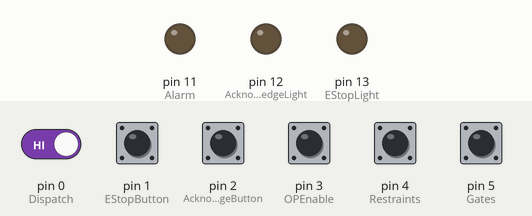
A sketch run on a simulated Arduino Leonardo, built with avr-gcc and run on an emulated ATmega32U4. On the bench: output pins drawn as LEDs (lit = HIGH). Dashed ring = blinking. The test bench sets the inputs (shaded band); at power-on: pin 0 (Dispatch), pin 1 (EStopButton), pin 2 (AcknowledgeButton), pin 3 (OPEnable), pin 4 (Restraints), pin 5 (Gates) HIGH. USB keyboard and mouse output is not drawn.

Above: at 1.2 s.
1.3 s: pin 1 (EStopButton) pulled LOW for 0.15 s
At 2.19 s:
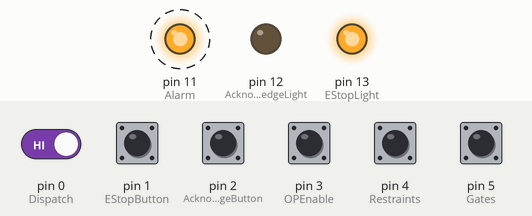
4.4 s: pin 2 (AcknowledgeButton) pulled LOW for 0.15 s
At 5.19 s:
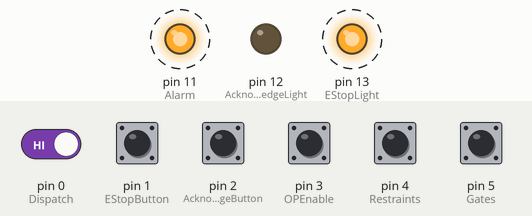
7.4 s: pin 0 (Dispatch) driven LOW and pin 2 (AcknowledgeButton) driven LOW
At 8.19 s:
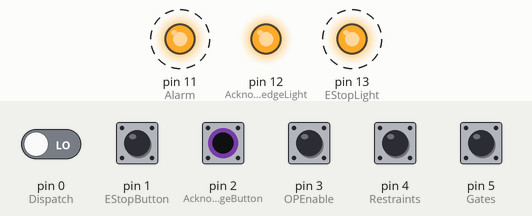
10.4 s: pin 2 (AcknowledgeButton) driven HIGH
At 11.6 s:
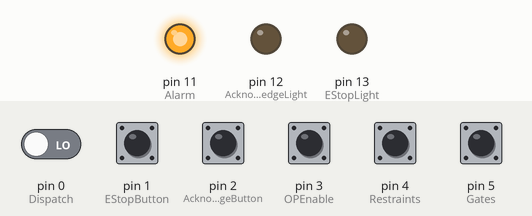
11.9 s: pin 2 (AcknowledgeButton) driven LOW
At 12.9 s:
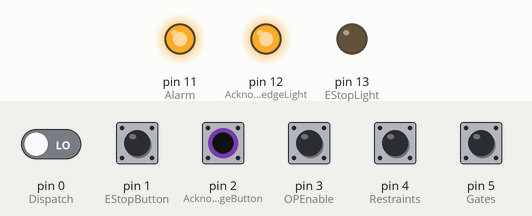
13.4 s: pin 1 (EStopButton) pulled LOW for 1 s
At 16.7 s:
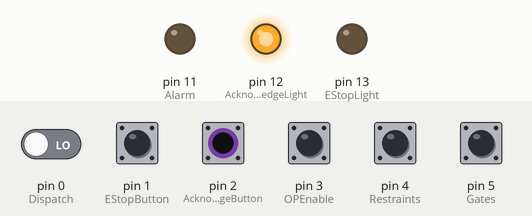
Timing chart, 0 to 17.9 s (numbered marks = the images above; inputs shaded):
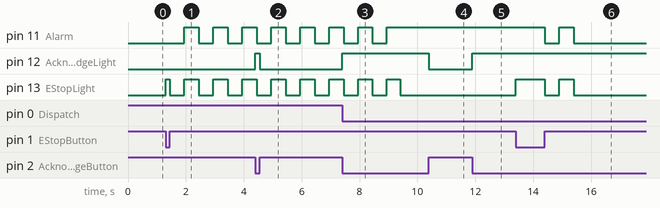

The sketch:

control_panel.ino
```cpp
#include <Keyboard.h>
const int Dispatch = 0;
int DispatchPOS = 0;
const int EStopButton = 1;
int EStopPOS = 0;
const int AcknowledgeButton = 2;
int ResetPOS = 0;
const int OPEnable = 3;
int OPEnablePOS = 0;
const int Restraints = 4;
int RestraintsPOS = 0;
const int Gates = 5;
int GatesPOS = 0;

const int AcknowledgeLight = 12;
const int EStopLight = 13;
const int Alarm = 11;

bool fault = false;
unsigned long resetTimerStart = 0;
unsigned long previousMillis = 0;
int lastRPOS = 0;
int lastGPOS = 0;


void setup()
{
  pinMode(Dispatch, INPUT_PULLUP);          //Button that dispatches train when safe
  pinMode(EStopButton, INPUT_PULLUP);       //Button that stops trains on the next available block and stop the lift
  pinMode(AcknowledgeButton, INPUT_PULLUP); //Button that acknowledges fault and clears it

  pinMode(OPEnable, INPUT_PULLUP);          //Operator enable switch that enables the dispatch button
  pinMode(Restraints, INPUT_PULLUP);        //Restraints switch that opens and closes restraints
  pinMode(Gates, INPUT_PULLUP);             //Entrance Gate switch that opens and closes gates

  pinMode(AcknowledgeLight, OUTPUT);        //Light on Acknowlegde button that turns on when button is pressed
  pinMode(EStopLight, OUTPUT);              //Light on E-Stop button that turns on when pressed and blinks when released
  pinMode(Alarm, OUTPUT);                   //Alarm sounder that beeps when system is faulted
  Keyboard.begin();
}

void loop()
{
  //Variables with the button positions (HIGH = Unpressed, LOW = Pressed)
  EStopPOS = digitalRead(EStopButton);
  DispatchPOS = digitalRead(Dispatch);
  ResetPOS = digitalRead(AcknowledgeButton);
  GatesPOS = digitalRead(Gates);
  RestraintsPOS = digitalRead(Restraints);
  OPEnablePOS = digitalRead(OPEnable);

  //Resets dispatch, Estop, and reset buttons. Could probably be done better
  ResetButtons();

  //EStop Button logic
  //If pushed, Light up button and set fault to true if not already
  //Else, Turn off light if no fault
  if(EStopPOS == LOW)
  {
    digitalWrite(EStopLight, HIGH);
    if (fault == false)
    {
      EStop();
    }
  }
  else if(fault == false)
  {
    digitalWrite(EStopLight, LOW);
  }


  //Fault Light
  //Makes EStop light blink if eStop button is pulled out and there's a fault
  if(EStopPOS == HIGH && fault == true)
      FaultLight();

  //Reset Button
  //Turns on Reset Light if pushed in, else turns off
  //calls Reset function if pressed and there's a fault
  if(ResetPOS == LOW)
  {
    digitalWrite(AcknowledgeLight, HIGH);
    if(fault == true)
      Reset();
  }
  else
  {
    digitalWrite(AcknowledgeLight, LOW);
    resetTimerStart = 0;
  }


  //Logic for Entrance Gate Switch
  //Presses 9 on keyboard if switched on
  //Presses 3 on keyboard if switched off
  if(GatesPOS != lastGPOS)
  {
    if(GatesPOS == LOW)
    {
      Keyboard.write(57);
      delay(100);
    }
    else if(GatesPOS == HIGH)
    {
      Keyboard.write(51);
      delay(100);
    }
  }
  lastGPOS = GatesPOS;

  //Restraint switch logic
  //Presses 8 on keyboard if switched on
  //Presses 2 on keyboard if switched off
  if(RestraintsPOS != lastRPOS)
  {
    if(RestraintsPOS == LOW)
    {
      Keyboard.write(56);
      delay(100);
    }
    else if(RestraintsPOS == HIGH)
    {
      Keyboard.write(50);
      delay(100);
    }
  }
  lastRPOS = RestraintsPOS;

  //Dispatch button logic
  //If button is pressed, there is no fault, and the restraints and gates are both closed, press enter on the keyboard
  if (DispatchPOS == LOW && fault != true && OPEnablePOS == LOW && GatesPOS == HIGH && RestraintsPOS == HIGH)
  {
    Keyboard.press(176);
  }
}

//Presses and Holds F8 on keyboard and sets fault to true if called
void EStop()
{
  Keyboard.press(KEY_F8);
  fault = true;
}


//If acknowlege button is pressed for 2 seconds, set fault to false, and let go of F8
void Reset()
{
  if (resetTimerStart == 0)
  {
    resetTimerStart = millis();
  }
  digitalWrite(AcknowledgeLight, HIGH);

  if (millis() > resetTimerStart + 2000)
  {
    fault = false;
    Keyboard.press(KEY_F8);
    resetTimerStart = 0;
  }
}

//Makes EStop button blink, but allows it to be interupted
void FaultLight()
{
  unsigned long currentMillis = millis();
  if (currentMillis - previousMillis >= 500)
  {
    previousMillis = currentMillis;
    if (digitalRead(EStopLight) == LOW)
    {
      digitalWrite (Alarm, HIGH);
      digitalWrite(EStopLight, HIGH);
    }
    else
    {
      digitalWrite(Alarm, LOW);
      digitalWrite(EStopLight, LOW);
    }
  }
}


//Releases the enter key if button is let go
//Releases F8 key if estop and reset buttons aren't pressed
void ResetButtons()
{
  if (digitalRead(Dispatch) == HIGH)
    Keyboard.release(176);
  if (digitalRead(AcknowledgeButton) == HIGH && digitalRead(EStopButton) == HIGH)
    Keyboard.release(KEY_F8);
}
```

Measured:
- after the input at 1.3 s, pin 11 (Alarm): alternates HIGH for 0.50 s and LOW for 0.50 s, starting after 0.65 s; pin 13 (EStopLight): LOW → HIGH at once, then repeats every 1.0 s: LOW 0.50 s, HIGH 0.50 s
- after the input at 4.4 s, pin 12 (AcknowledgeLight): LOW → HIGH at once, → LOW 0.15 s later
- after the input at 7.4 s, pin 12 (AcknowledgeLight): LOW → HIGH at once
- after the input at 10.4 s, pin 12 (AcknowledgeLight): HIGH → LOW at once
- after the input at 11.9 s, pin 12 (AcknowledgeLight): LOW → HIGH at once
- after the input at 13.4 s, pin 11 (Alarm): HIGH → LOW after 1.0 s, → HIGH 0.50 s later, → LOW 0.50 s later; pin 13 (EStopLight): LOW → HIGH at once, → LOW 1.0 s later, → HIGH 0.50 s later, → LOW 0.50 s later
